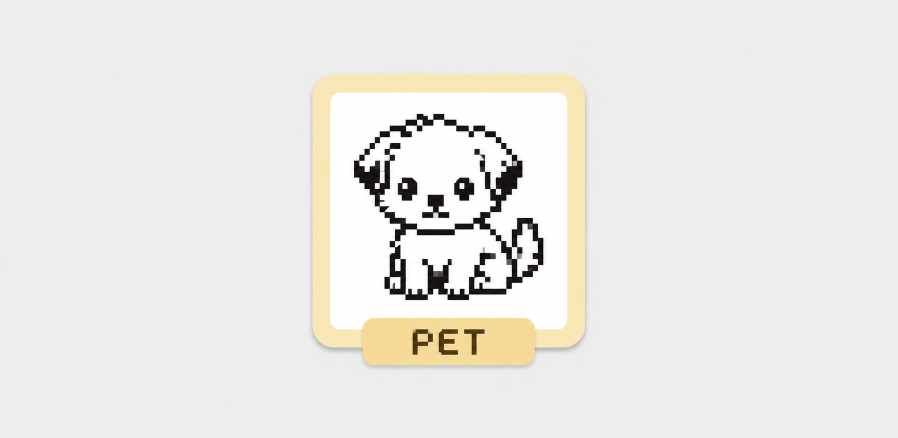
#> input picture 2.13/mono/spi/pet/dog.png, 1795 x 876 px (shown at 1/2 size)
$ python sprite_gen.py dog.png
#> lines starting #> are read from the running program, lines starting #| are printed output that depends on the picture; after the words box and inside, x2 and y2 are one past the last pixel; in counts of white or black regions, pixels touching at a corner belong together
#!/usr/bin/env python3
"""Trace the dog*.png frames into 1-bit pixel-art sprites for the pet UI.

All frames share ONE fixed scale (anchored to the sitting frame) and are
bottom-aligned (feet on a common floor) + horizontally centred, so squash /
stretch poses keep their real height differences (crouch shorter, jump taller)
and every frame lands on the same ground line.  Run from this directory;
with --emit it (re)writes petsprite.h.
"""
import os, sys
import numpy as np
from PIL import Image, ImageDraw, ImageFont

DIR = os.path.dirname(os.path.abspath(__file__))
OUT = DIR + "/petsprite.h"
BAND = (226, 599)        # puppy band, excludes the "PET" label below
PH = 52                  # sitting-dog height in sprite px (sets the fixed scale)
PAD_X, PAD_Y = 2, 2      # canvas margins
TH_INK = 180

FRAMES = [               # (C name, source png)
    ("pet_idle",      "dog.png"),
    ("pet_blink",     "dog_blink.png"),
    ("pet_happy",     "dog_happy.png"),
    ("pet_sad",       "dog_sad.png"),
    ("pet_eat",       "dog_eat.png"),
    ("pet_eat_closed","dog_eat_closed.png"),
    ("pet_look",      "dog_look.png"),
    ("pet_look_half", "dog_look_half.png"),
    ("pet_crouch",    "dog_crouch.png"),
    ("pet_jump",      "dog_jump.png"),
    ("pet_walk1",     "dog_walk1.png"),
    ("pet_walk2",     "dog_walk2.png"),
    ("pet_walk3",     "dog_walk3.png"),
    ("pet_walk4",     "dog_walk4.png"),
]

def gray(name):
#> called with name = 'dog.png'
    return np.asarray(Image.open(f"{DIR}/{name}").convert("L")).astype(int)

def bbox(name):
    a = gray(name)[BAND[0]:BAND[1], :] < 150
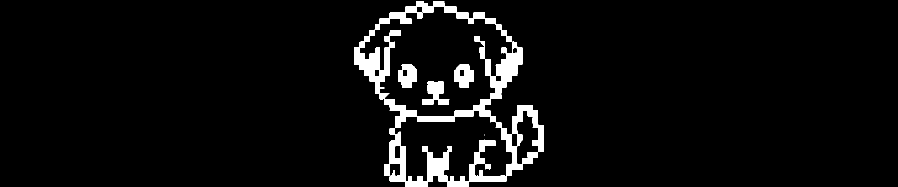
#> a: shape (373, 1795) bool (shown at 1/2 size); 4.9% white; 5 white regions (1 under 20 px), largest, box (x1, y1, x2, y2) and area: (708, 2, 1087, 373) 28566, (844, 163, 899, 210) 1444, (908, 129, 948, 175) 1311, (796, 129, 834, 175) 1296
    xs = np.where(a.any(0))[0]; ys = np.where(a.any(1))[0]
#> after `xs = np.where(a.any(0))[0]`: xs = 379 values from 708 to 1086
#> after `ys = np.where(a.any(1))[0]`: ys = 371 values from 2 to 372
    return xs[0], BAND[0]+ys[0], xs[-1], BAND[0]+ys[-1]

BOXES = {src: bbox(src) for _, src in FRAMES}
#> call 2 of gray, with name = 'dog_blink.png'
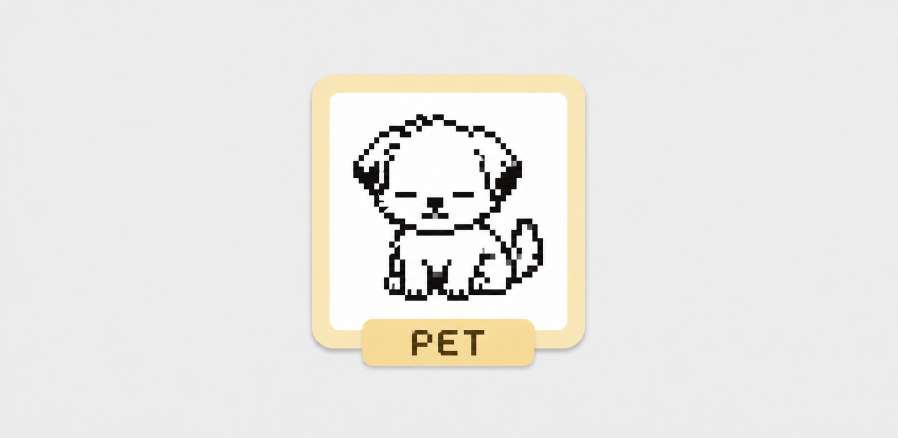
#> input picture 2.13/mono/spi/pet/dog_blink.png, 1795 x 876 px (shown at 1/2 size)
#> in bbox (call 2), `a = gray(name)[BAND[0]:BAND[1], :] < 150`: a: shape (373, 1795) bool; 4.6% white; 4 white regions, box (x1, y1, x2, y2) and area: (706, 2, 1086, 373) 28405, (843, 169, 897, 212) 1324, (790, 158, 833, 169) 473, (905, 158, 948, 169) 465
#> call 3 of gray, with name = 'dog_happy.png'
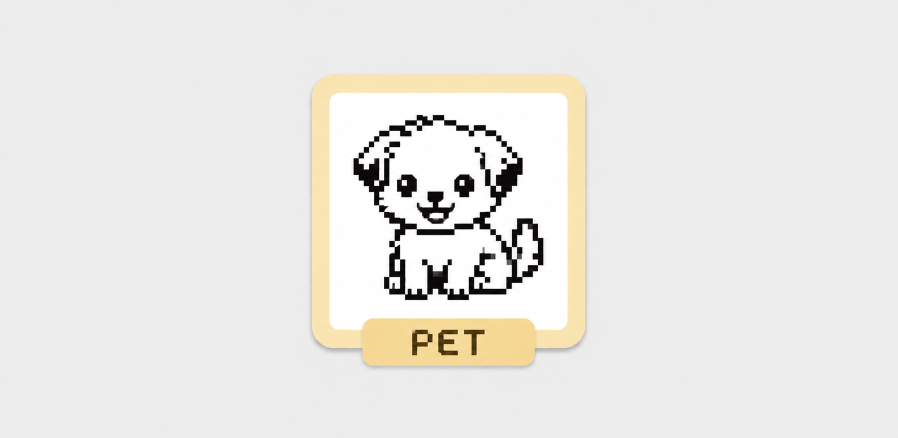
#> input picture 2.13/mono/spi/pet/dog_happy.png, 1795 x 876 px (shown at 1/2 size)
#> in bbox (call 3), `a = gray(name)[BAND[0]:BAND[1], :] < 150`: a: shape (373, 1795) bool; 5% white; 5 white regions, box (x1, y1, x2, y2) and area: (707, 4, 1087, 373) 28254, (834, 157, 910, 222) 2241, (794, 123, 834, 169) 1345, (909, 123, 949, 169) 1340, (949, 68, 960, 79) 121
#> call 4 of gray, with name = 'dog_sad.png'
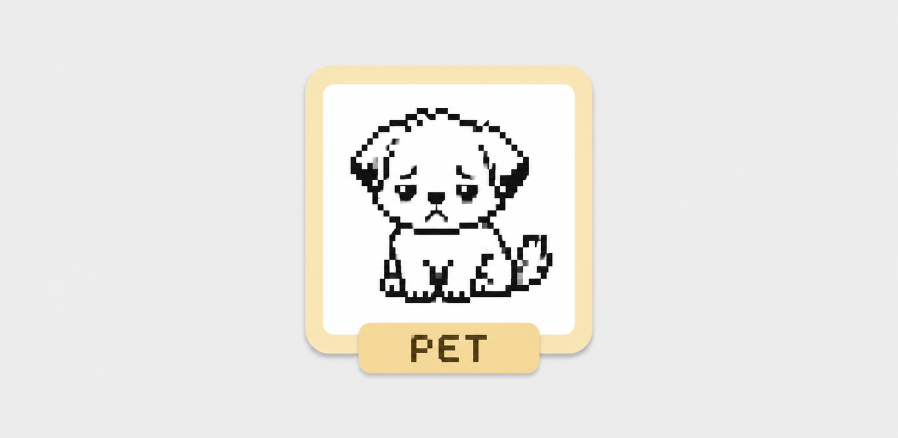
#> input picture 2.13/mono/spi/pet/dog_sad.png, 1795 x 876 px (shown at 1/2 size)
#> in bbox (call 4), `a = gray(name)[BAND[0]:BAND[1], :] < 150`: a: shape (373, 1795) bool; 4.9% white; 10 white regions (2 under 20 px), largest, box (x1, y1, x2, y2) and area: (701, 0, 1105, 373) 28287, (850, 158, 896, 219) 1277, (912, 143, 956, 181) 1171
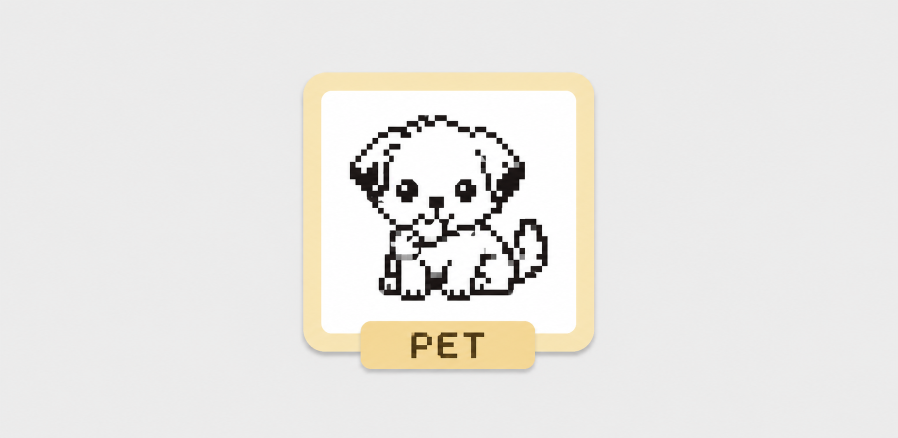
#> input picture 2.13/mono/spi/pet/dog_eat.png, 1795 x 876 px (shown at 1/2 size)
#> in bbox (call 5), `a = gray(name)[BAND[0]:BAND[1], :] < 150`: a: shape (373, 1795) bool; 5.2% white; 7 white regions (1 under 20 px), largest, box (x1, y1, x2, y2) and area: (700, 4, 1095, 373) 29799, (840, 294, 903, 365) 2199, (792, 133, 836, 179) 1462, (910, 133, 953, 179) 1391, (950, 73, 961, 85) 128, (963, 85, 972, 96) 59
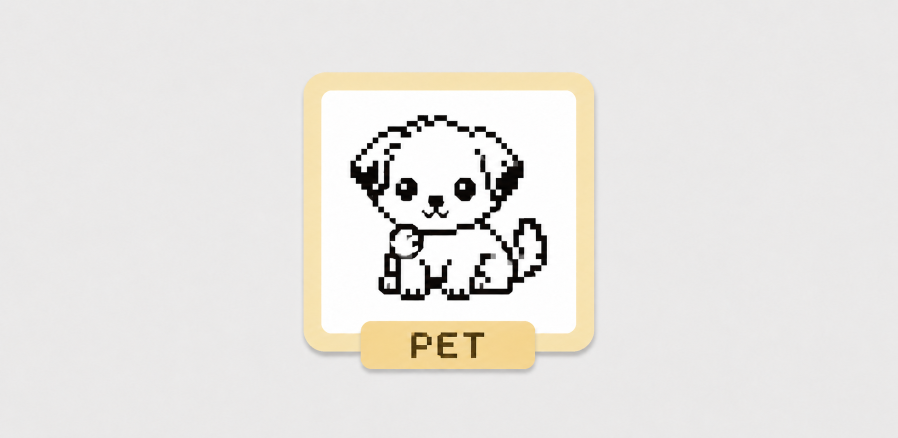
#> input picture 2.13/mono/spi/pet/dog_eat_closed.png, 1795 x 876 px (shown at 1/2 size)
#> in bbox (call 6), `a = gray(name)[BAND[0]:BAND[1], :] < 150`:
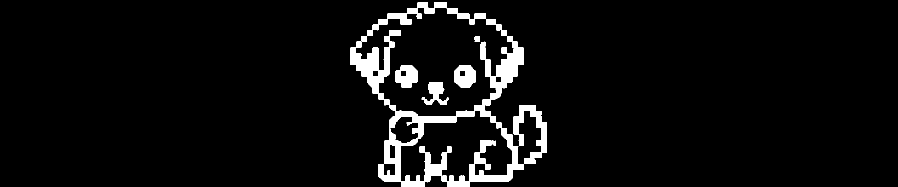
#> a: shape (373, 1795) bool (shown at 1/2 size); 5% white; 6 white regions, box (x1, y1, x2, y2) and area: (701, 4, 1094, 373) 29429, (909, 130, 951, 176) 1493, (791, 130, 835, 176) 1471, (843, 165, 898, 210) 1146, (949, 72, 960, 84) 127, (983, 281, 991, 292) 72
#> in bbox (call 6), `xs = np.where(a.any(0))[0]`: xs = 393 values from 701 to 1093
#> (the run stopped early here; a loop or call above may not have finished)
